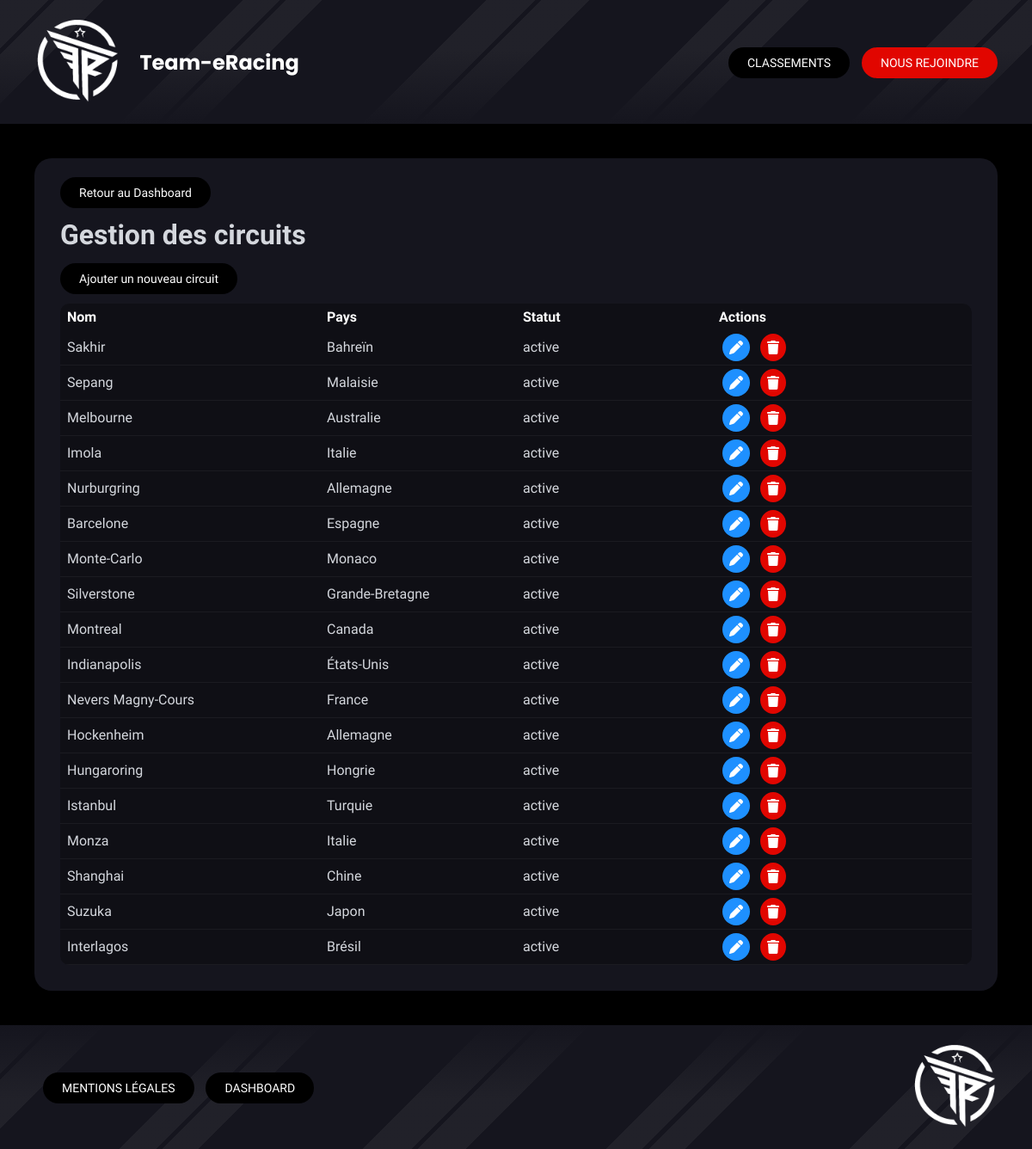
/index.php?controller=circuits&action=index (signed in), run on an earlier commit of the app's database.
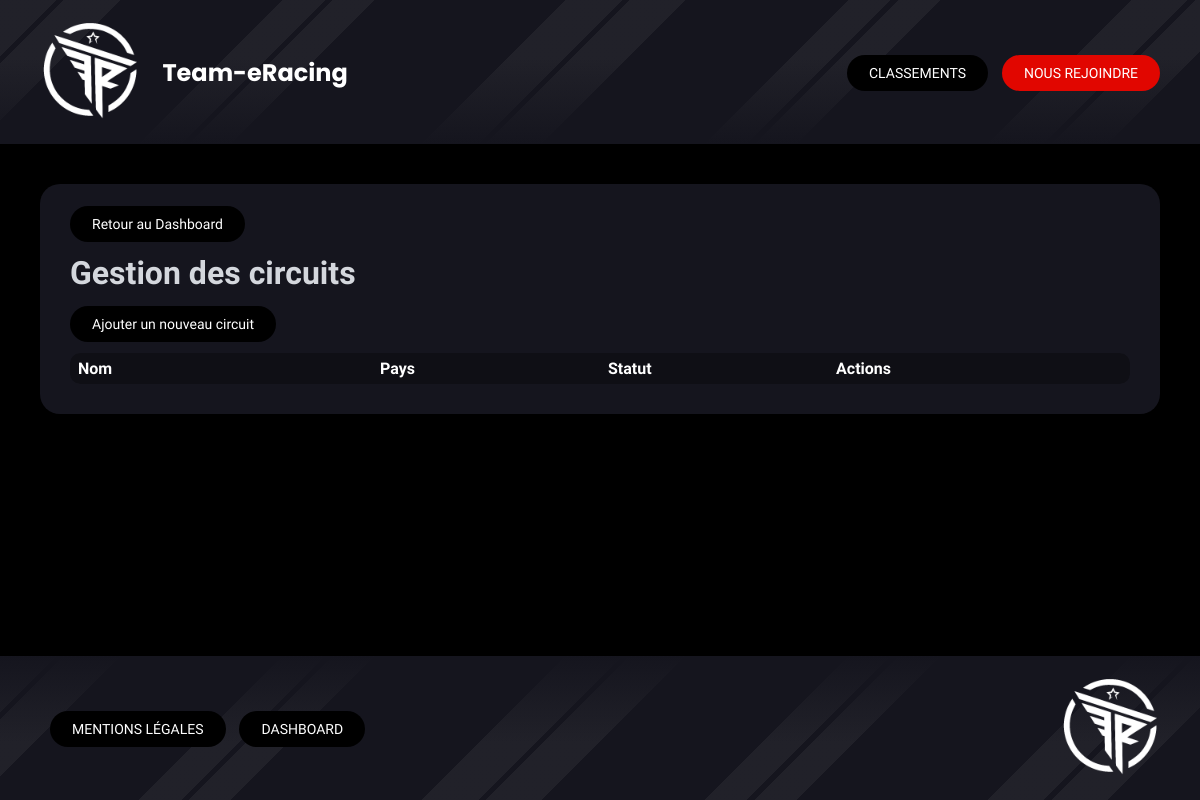
And on a later commit of the database.
### tables this page shows
CREATE TABLE circuits (
  id INT AUTO_INCREMENT PRIMARY KEY,
  name VARCHAR(100) NOT NULL UNIQUE,
  country_id INT NOT NULL,
  status ENUM('active','desactive') DEFAULT 'active',
  FOREIGN KEY (country_id) REFERENCES countries(id)
);

CREATE TABLE countries (
    id INT AUTO_INCREMENT PRIMARY KEY,
    name VARCHAR(100) NOT NULL UNIQUE,    
    code CHAR(3) DEFAULT NULL UNIQUE,     
    flag VARCHAR(255) DEFAULT NULL        
);

### Controllers/Controller.php (called while the page is built, shortened)
<?php
abstract class Controller
{
    public function render(string $path, array $data = [])
    {
        extract($data);
        include dirname(__DIR__) . '/Views/' . $path . '.php';
        include dirname(__DIR__) . '/Views/base.php';
    }
}
?>

### Controllers/CircuitsController.php (called while the page is built, shortened)
<?php
class CircuitsController extends Controller {
    public function index()
    {
        $circuits = CircuitsModel::all();
        $countries = CircuitsModel::allCountries();
        $this->render('dashboard/circuits/index', [
            'list' => $circuits,
            'countries' => $countries
        ]);
    }
}
?>

### public/index.php (called while the page is built, shortened)
<?php
include '../Autoloader.php';
$route = new Router();
$route->routes();
?>

### Autoloader.php (called while the page is built, shortened)
<?php
class Autoloader{
    static function autoload($class){
        $class = str_replace(__NAMESPACE__.'\\','',$class);
        $class = str_replace('\\','/',$class);
    }
}
?>

### Core/DbConnect.php (called while the page is built, shortened)
<?php
class DbConnect
{
    protected $connection;
    public function getConnection()
    {
        return $this->connection;
    }
    public function __construct()
    {
        try {
            $dsn = 'mysql:host=' . self::SERVER . ';dbname=' . self::BASE . ';charset=utf8mb4';
                $this->connection = new PDO($dsn, self::USER, self::PASSWORD, [
                    PDO::ATTR_ERRMODE => PDO::ERRMODE_EXCEPTION,
                    PDO::ATTR_DEFAULT_FETCH_MODE => PDO::FETCH_OBJ,
                    PDO::ATTR_EMULATE_PREPARES => false
                ]);
        } catch (Exception $e) {
            die('Erreur : ' . $e->getMessage());
        }
    }
}
?>

### Models/CircuitsModel.php (called while the page is built, shortened)
<?php
class CircuitsModel extends DbConnect {
    public static function all(){
        $db = new DbConnect();
        return $db->getConnection()->query("
            SELECT circuits.id, circuits.name, circuits.status, countries.name as country
            FROM circuits
            JOIN countries ON circuits.country_id = countries.id
        ")->fetchAll();
    }
}
?>

### Views/dashboard/circuits/index.php (the view, shortened to what this page needs)
<div class="section-dashboard">
    <div class="section-header">
        <a class="nav-btn-dashboard" href="index.php?controller=dashboard">Retour au Dashboard</a>
        <h1>Gestion des circuits</h1>
        <a class="nav-btn-dashboard" href="index.php?controller=circuits&action=create">Ajouter un nouveau circuit</a>
    </div>
    <div class="table-responsive">
        <table class="dashboard-table">
            <thead>
                <tr>
                    <th>Nom</th>
                    <th>Pays</th>
                    <th>Statut</th>
                    <th class="actions-column">Actions</th>
                </tr>
            </thead>
            <tbody>
                <?php foreach ($list as $circuit): ?>
                <tr>
                    <td><?= htmlspecialchars($circuit->name) ?></td>
                    <td><?= htmlspecialchars($circuit->country) ?></td>
                    <td><?= htmlspecialchars($circuit->status) ?></td>
                    <td class="actions">
                        <a class="action-btn edit" href="index.php?controller=circuits&action=update&id=<?= $circuit->id ?>">
                            <i class="fa-solid fa-pen"></i>
                        </a>
                        <a class="action-btn delete" href="index.php?controller=circuits&action=delete&id=<?= $circuit->id ?>">
                            <i class="fa-solid fa-trash"></i>
                        </a>
                    </td>
                </tr>
                <?php endforeach; ?>
            </tbody>
        </table>
    </div>
</div>

What changed in the data, as far as the page shows it:
removed circuits: name "Sakhir", country.name "Bahreïn", status "active"
removed circuits: name "Sepang", country.name "Malaisie", status "active"
removed circuits: name "Melbourne", country.name "Australie", status "active"
removed circuits: name "Imola", country.name "Italie", status "active"
removed circuits: name "Nurburgring", country.name "Allemagne", status "active"
removed circuits: name "Barcelone", country.name "Espagne", status "active"
removed circuits: name "Monte-Carlo", country.name "Monaco", status "active"
removed circuits: name "Silverstone", country.name "Grande-Bretagne", status "active"
removed circuits: name "Montreal", country.name "Canada", status "active"
removed circuits: name "Indianapolis", country.name "États-Unis", status "active"
removed circuits: name "Nevers Magny-Cours", country.name "France", status "active"
removed circuits: name "Hockenheim", country.name "Allemagne", status "active"
removed circuits: name "Hungaroring", country.name "Hongrie", status "active"
removed circuits: name "Istanbul", country.name "Turquie", status "active"
removed circuits: name "Monza", country.name "Italie", status "active"
removed circuits: name "Shanghai", country.name "Chine", status "active"
removed circuits: name "Suzuka", country.name "Japon", status "active"
removed circuits: name "Interlagos", country.name "Brésil", status "active"
